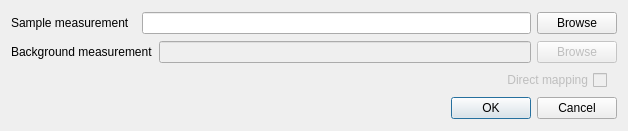
<?xml version="1.0" encoding="UTF-8"?>
<ui version="4.0">
 <class>Dialog</class>
 <widget class="QDialog" name="Dialog">
  <property name="geometry">
   <rect>
    <x>0</x>
    <y>0</y>
    <width>628</width>
    <height>131</height>
   </rect>
  </property>
  <property name="windowTitle">
   <string>Dialog</string>
  </property>
  <property name="locale">
   <locale language="English" country="Germany"/>
  </property>
  <layout class="QVBoxLayout" name="verticalLayout">
   <item>
    <layout class="QHBoxLayout" name="sample_layout">
     <item>
      <widget class="QLabel" name="sample_lb">
       <property name="sizePolicy">
        <sizepolicy hsizetype="Preferred" vsizetype="Preferred">
         <horstretch>0</horstretch>
         <verstretch>0</verstretch>
        </sizepolicy>
       </property>
       <property name="minimumSize">
        <size>
         <width>125</width>
         <height>0</height>
        </size>
       </property>
       <property name="text">
        <string>Sample measurement</string>
       </property>
      </widget>
     </item>
     <item>
      <widget class="QLineEdit" name="sample_le">
       <property name="readOnly">
        <bool>true</bool>
       </property>
      </widget>
     </item>
     <item>
      <widget class="QPushButton" name="sample_pb">
       <property name="text">
        <string>Browse</string>
       </property>
      </widget>
     </item>
    </layout>
   </item>
   <item>
    <layout class="QHBoxLayout" name="background_layout">
     <item>
      <widget class="QLabel" name="background_lb">
       <property name="sizePolicy">
        <sizepolicy hsizetype="Preferred" vsizetype="Preferred">
         <horstretch>0</horstretch>
         <verstretch>0</verstretch>
        </sizepolicy>
       </property>
       <property name="minimumSize">
        <size>
         <width>125</width>
         <height>0</height>
        </size>
       </property>
       <property name="text">
        <string>Background measurement</string>
       </property>
      </widget>
     </item>
     <item>
      <widget class="QLineEdit" name="background_le">
       <property name="enabled">
        <bool>false</bool>
       </property>
       <property name="readOnly">
        <bool>true</bool>
       </property>
      </widget>
     </item>
     <item>
      <widget class="QPushButton" name="background_pb">
       <property name="enabled">
        <bool>false</bool>
       </property>
       <property name="text">
        <string>Browse</string>
       </property>
      </widget>
     </item>
    </layout>
   </item>
   <item>
    <layout class="QHBoxLayout" name="horizontalLayout">
     <item>
      <widget class="QCheckBox" name="direct_mapping_cb">
       <property name="enabled">
        <bool>false</bool>
       </property>
       <property name="layoutDirection">
        <enum>Qt::RightToLeft</enum>
       </property>
       <property name="text">
        <string>Direct mapping</string>
       </property>
       <property name="checked">
        <bool>false</bool>
       </property>
      </widget>
     </item>
     <item>
      <spacer name="horizontalSpacer">
       <property name="orientation">
        <enum>Qt::Horizontal</enum>
       </property>
       <property name="sizeType">
        <enum>QSizePolicy::Fixed</enum>
       </property>
       <property name="sizeHint" stdset="0">
        <size>
         <width>10</width>
         <height>20</height>
        </size>
       </property>
      </spacer>
     </item>
    </layout>
   </item>
   <item>
    <widget class="QDialogButtonBox" name="buttonBox">
     <property name="locale">
      <locale language="English" country="UnitedStates"/>
     </property>
     <property name="orientation">
      <enum>Qt::Horizontal</enum>
     </property>
     <property name="standardButtons">
      <set>QDialogButtonBox::Cancel|QDialogButtonBox::Ok</set>
     </property>
    </widget>
   </item>
  </layout>
 </widget>
 <resources/>
 <connections>
  <connection>
   <sender>buttonBox</sender>
   <signal>accepted()</signal>
   <receiver>Dialog</receiver>
   <slot>accept()</slot>
   <hints>
    <hint type="sourcelabel">
     <x>248</x>
     <y>254</y>
    </hint>
    <hint type="destinationlabel">
     <x>157</x>
     <y>274</y>
    </hint>
   </hints>
  </connection>
  <connection>
   <sender>buttonBox</sender>
   <signal>rejected()</signal>
   <receiver>Dialog</receiver>
   <slot>reject()</slot>
   <hints>
    <hint type="sourcelabel">
     <x>316</x>
     <y>260</y>
    </hint>
    <hint type="destinationlabel">
     <x>286</x>
     <y>274</y>
    </hint>
   </hints>
  </connection>
 </connections>
</ui>
